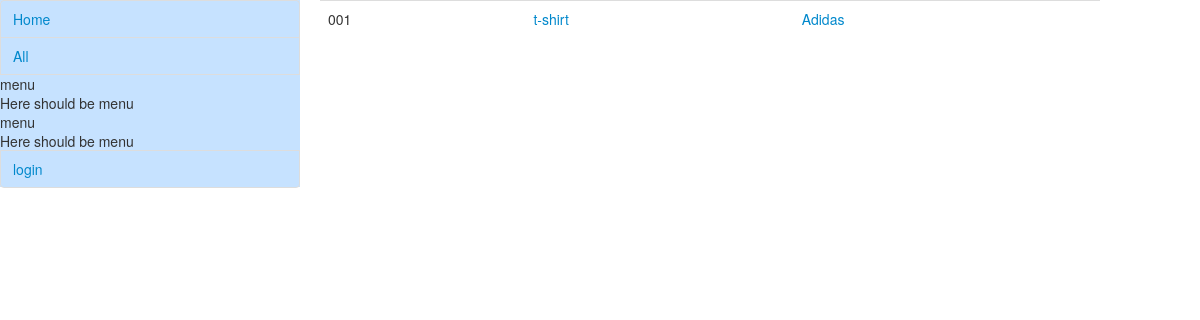
Before: /goods/all/ with the older database file.
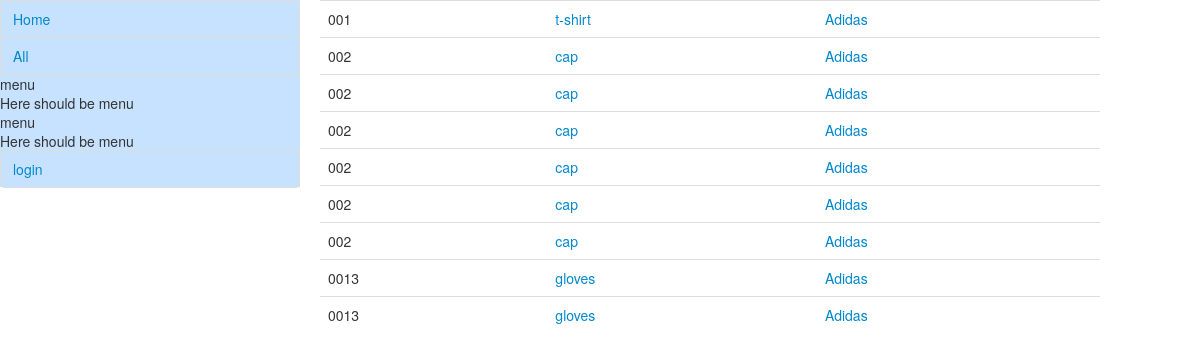
After: the same page with the newer database file.
### goods/models.py (models this page shows, shortened)
class Product(models.Model):
    article = models.CharField(max_length=10)
    name = models.CharField(max_length = 50)
    description = models.CharField(max_length=400)
    producer = models.ForeignKey(Producer)
    pub_date = models.DateTimeField('date created', auto_now_add=True)
    edit_date = models.DateTimeField('date edited', auto_now=True)

class Producer(models.Model):
    name = models.CharField(max_length=50)
    moderator = models.OneToOneField(User, blank=True, null=True)
    pub_date = models.DateTimeField('date published')
    def __unicode__(self):
        return self.name

### goods/views.py (the view)
def all_goods(request):
    product_list = Product.objects.all()
    return render(request, 'goods/all_goods_list.html', {'product_list': product_list})

### goods/templates/goods/all_goods_list.html (shortened to what this page needs)
{% extends "catalog/base.html" %}
{% block sidebar %} {{ block.super }} {% endblock %}
{% block content %}
{% if product_list %}
    <div class="span10">
    <table class="table table-hover">
        <tbody>
        {% for product in product_list %}
        <tr>
            <td>{{product.article}}</td>
            <td><a href="{% url 'description' product.id %}">{{ product.name }}</a></td>
            <td><a href="{% url 'producer_list' product.producer.id %}">{{ product.producer }}</a></td>
    {% endfor %}
    </table></div>
{% else %}
    <p>No products are available.</p>
{% endif %}
{% endblock %}

Changed rows visible on the page:
added Product: article "002", name "cap", producer "Adidas"
added Product: article "002", name "cap", producer "Adidas"
added Product: article "002", name "cap", producer "Adidas"
added Product: article "002", name "cap", producer "Adidas"
added Product: article "002", name "cap", producer "Adidas"
added Product: article "002", name "cap", producer "Adidas"
added Product: article "0013", name "gloves", producer "Adidas"
added Product: article "0013", name "gloves", producer "Adidas"
